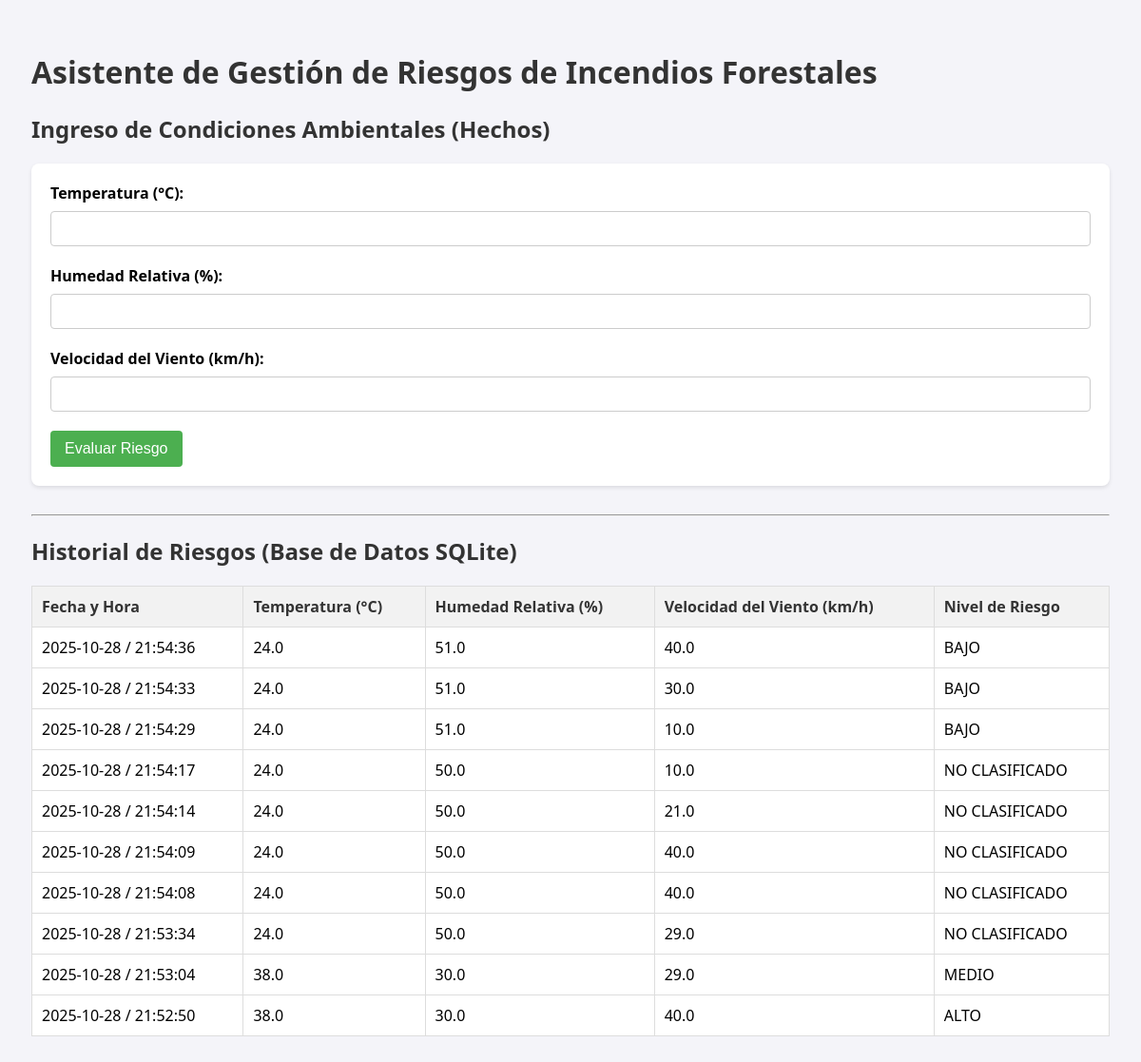
Before: / with the older database file.
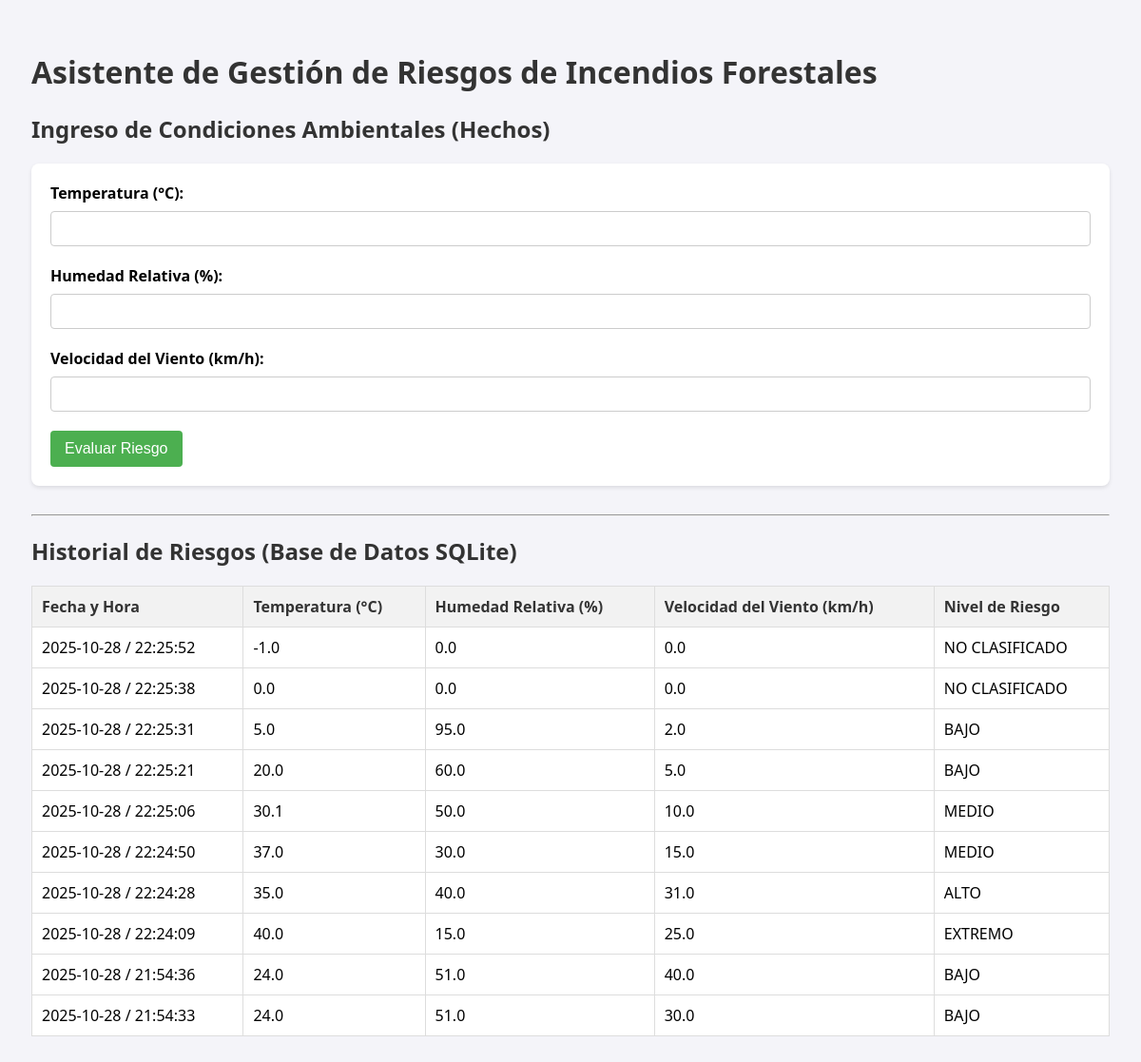
After: the same page with the newer database file.
### tables this page shows
CREATE TABLE diagnosticos( 
            id INTEGER PRIMARY KEY AUTOINCREMENT,
            fecha TEXT,
            temperatura REAL,
            humedad REAL, 
            viento REAL, 
            nivel_riesgo TEXT,
            justificacion TEXT
        );

### app.py (the view, shortened to what this page needs)
@app.route("/", methods=["GET", "POST"])
def index():
    cargar_reglas()
    resultado = None
    datos_entrada_display = {}
    registros = obtener_diagnosticos() # Carga el historial al abrir la página
    return render_template("index.html",
                           resultado=resultado,
                           datos_entrada=datos_entrada_display,
                           registros=registros)

### app.py (called while the page is built)
def cargar_reglas():
    global REGLAS
    try:
        with open('reglas_incendios.json', 'r', encoding='utf-8') as f:
            REGLAS = json.load(f)
    except FileNotFoundError:
        print("Error: El archivo reglas_incendios.json no fue encontrado.")
        REGLAS = []

def obtener_diagnosticos():
    with sqlite3.connect(DB_NAME) as connexion:
        cursor = connexion.cursor()
        cursor.execute("SELECT fecha, temperatura, humedad, viento, nivel_riesgo FROM diagnosticos ORDER BY id DESC LIMIT 10")
        return cursor.fetchall()

### templates/index.html (shortened to what this page needs)
<!DOCTYPE html>
<html lang="en">
<head>
</head>
<body>
    <h1> Asistente de Gestión de Riesgos de Incendios Forestales</h1>
    <h2>Ingreso de Condiciones Ambientales (Hechos)</h2>
    <form method="post">
        <label for="temperatura">Temperatura (°C):</label>
        <input type="number" step="0.1" name="temperatura" id="temperatura" required
               value="{{ datos_entrada.temperatura if datos_entrada.temperatura else '' }}">
        <label for="humedad">Humedad Relativa (%):</label>
        <input type="number" step="0.1" name="humedad" id="humedad" required
               value="{{ datos_entrada.humedad if datos_entrada.humedad else '' }}">
        <label for="viento">Velocidad del Viento (km/h):</label>
        <input type="number" step="0.1" name="viento" id="viento" required
               value="{{ datos_entrada.viento if datos_entrada.viento else '' }}">
        <input type="submit" value="Evaluar Riesgo">
    </form>
    <hr>
    <h2>Historial de Riesgos (Base de Datos SQLite)</h2>
    {% if registros %}
    <table>
        <tr>
            <th>Fecha y Hora</th>
            <th>Temperatura (°C)</th>
            <th>Humedad Relativa (%)</th>
            <th>Velocidad del Viento (km/h)</th>
            <th>Nivel de Riesgo</th>
        </tr>
        {% for fila in registros %}
        <tr>
            <td>{{ fila[0].split('T')[0] }} / {{ fila[0].split('T')[1].split('.')[0] }}</td>
            <td>{{ fila[1] }}</td>
            <td>{{ fila[2] }}</td>
            <td>{{ fila[3] }}</td>
            <td>{{ fila[4] }}</td>
        </tr>
        {% endfor %}
    </table>
    {% else %}
    <p>No hay registros guardados en el historial aún.</p>
    {% endif %}
</body>
</html>

Changed rows visible on the page:
no longer on this page (row unchanged): diagnosticos: fecha "2025-10-28", fecha "21:54:29", temperatura "24.0", humedad "51.0", viento "10.0", nivel_riesgo "BAJO"
no longer on this page (row unchanged): diagnosticos: fecha "2025-10-28", fecha "21:54:17", temperatura "24.0", humedad "50.0", viento "10.0", nivel_riesgo "NO CLASIFICADO"
no longer on this page (row unchanged): diagnosticos: fecha "2025-10-28", fecha "21:54:14", temperatura "24.0", humedad "50.0", viento "21.0", nivel_riesgo "NO CLASIFICADO"
no longer on this page (row unchanged): diagnosticos: fecha "2025-10-28", fecha "21:54:09", temperatura "24.0", humedad "50.0", viento "40.0", nivel_riesgo "NO CLASIFICADO"
no longer on this page (row unchanged): diagnosticos: fecha "2025-10-28", fecha "21:54:08", temperatura "24.0", humedad "50.0", viento "40.0", nivel_riesgo "NO CLASIFICADO"
no longer on this page (row unchanged): diagnosticos: fecha "2025-10-28", fecha "21:53:34", temperatura "24.0", humedad "50.0", viento "29.0", nivel_riesgo "NO CLASIFICADO"
no longer on this page (row unchanged): diagnosticos: fecha "2025-10-28", fecha "21:53:04", temperatura "38.0", humedad "30.0", viento "29.0", nivel_riesgo "MEDIO"
no longer on this page (row unchanged): diagnosticos: fecha "2025-10-28", fecha "21:52:50", temperatura "38.0", humedad "30.0", viento "40.0", nivel_riesgo "ALTO"
added diagnosticos: fecha "2025-10-28", fecha "22:25:52", temperatura "-1.0", humedad "0.0", viento "0.0", nivel_riesgo "NO CLASIFICADO"
added diagnosticos: fecha "2025-10-28", fecha "22:25:38", temperatura "0.0", humedad "0.0", viento "0.0", nivel_riesgo "NO CLASIFICADO"
added diagnosticos: fecha "2025-10-28", fecha "22:25:31", temperatura "5.0", humedad "95.0", viento "2.0", nivel_riesgo "BAJO"
added diagnosticos: fecha "2025-10-28", fecha "22:25:21", temperatura "20.0", humedad "60.0", viento "5.0", nivel_riesgo "BAJO"
added diagnosticos: fecha "2025-10-28", fecha "22:25:06", temperatura "30.1", humedad "50.0", viento "10.0", nivel_riesgo "MEDIO"
added diagnosticos: fecha "2025-10-28", fecha "22:24:50", temperatura "37.0", humedad "30.0", viento "15.0", nivel_riesgo "MEDIO"
added diagnosticos: fecha "2025-10-28", fecha "22:24:28", temperatura "35.0", humedad "40.0", viento "31.0", nivel_riesgo "ALTO"
added diagnosticos: fecha "2025-10-28", fecha "22:24:09", temperatura "40.0", humedad "15.0", viento "25.0", nivel_riesgo "EXTREMO"
